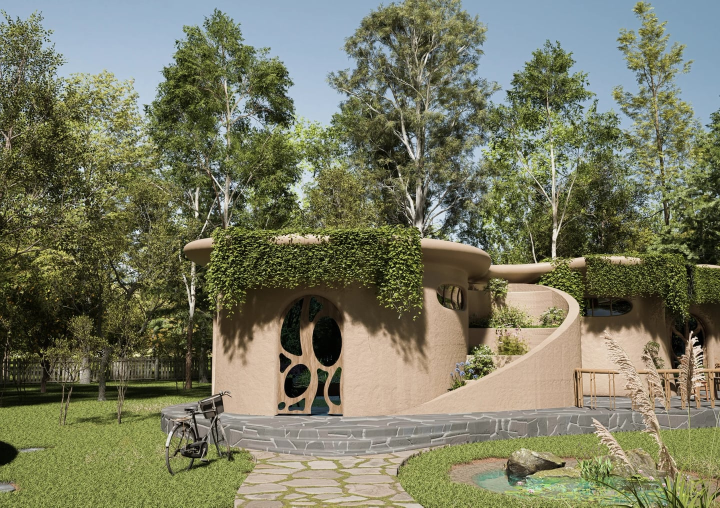
#> input picture marketing/agartha-ugc/01-hero-green-roof-house.jpg, 1440 x 1015 px, given in place of 14.webp, which was not available (shown at 1/2 size)
$ python build_gt_thumb_v42_posters.py
#> lines starting #> are read from the running program, lines starting #| are printed output that depends on the picture; pictures that were not available may be replaced by others from this repository, and a replacement may not be noted
#> in build_v42a, photo is the input picture: PIL image 1440x1015 RGB; mean R, G, B 119.4, 121.1, 96.6
"""
GT-THUMB-V42 POSTERS — A/B variant channel posters

Generates three 1080×1920 static posters (one per A/B variant) that
visually preview each variant's signature technique so the operator
can A/B them on profile thumbnails.

  v42a poster: TEXT-MASK photo-reveal carved out of "GREEN TEAM" + grain
  v42b poster: diagonal before/after split (forest top / villa bottom)
                 with warm light-leak wash
  v42c poster: massive strobe stat ("4.5 ACRES") + 2.35:1 cinema bars

Output:
  out/greenteam-thumb-v42a-poster.jpg
  out/greenteam-thumb-v42b-poster.jpg
  out/greenteam-thumb-v42c-poster.jpg
"""
from __future__ import annotations

import io
import math
from pathlib import Path

import cairosvg
import numpy as np
from PIL import Image, ImageDraw, ImageFont

ROOT = Path(__file__).resolve().parent
REPO = ROOT.parent.parent
OUT_DIR = REPO / "out"
HERO_FOREST = REPO / "public" / "gallery" / "agartha" / "14.webp"
HERO_VILLA = REPO / "public" / "gallery" / "agartha" / "4.webp"

W, H = 1080, 1920
CX = W // 2

INK    = "#0e1408"
PAPER  = "#faf9f6"
GT_SAGE = "#a3b18a"
GT_GOLD = "#c8a951"
GT_GOLD_DEEP = "#a88a39"

FONT_DISPLAY = "'Inter Display', 'Inter', 'Helvetica Neue', 'DejaVu Sans', sans-serif"
FONT_SERIF   = "'Caladea', 'Cormorant Garamond', 'Liberation Serif', serif"
FONT_MONO    = "'JetBrains Mono', 'IBM Plex Mono', 'DejaVu Sans Mono', monospace"

LEAF_DIM   = "M50 90C50 90 48 80 40 70C30 60 10 55 5 40C0 25 15 5 40 10C55 13 65 25 70 40C75 55 65 75 50 90Z"
LEAF_LIGHT = "M50 90C50 90 52 75 60 65C70 55 90 50 95 35C100 20 85 0 60 5C45 8 35 20 30 35C25 50 35 70 50 90Z"
LEAF_LINE  = "M50 90L50 45M50 90C50 90 44 72 34 62M50 90C50 90 56 72 66 62"


def _load_font(size: int) -> ImageFont.FreeTypeFont:
    for p in (
        "/usr/share/fonts/truetype/dejavu/DejaVuSans-Bold.ttf",
        "/usr/share/fonts/truetype/liberation/LiberationSans-Bold.ttf",
    ):
        try:
            return ImageFont.truetype(p, size)
        except OSError:
            continue
    return ImageFont.load_default()


def _crop_9x16(im: Image.Image, vshift: float = 0.0) -> Image.Image:
    """Center-crop to 9:16, with vshift in [-0.5..0.5] biasing the crop
    vertically (negative = up)."""
#> called with vshift = 0
    iw, ih = im.size
#> iw = 1440; ih = 1015
    target_ar = W / H
    if iw / ih > target_ar:
        new_w = int(ih * target_ar)
#> new_w = 570
        l = (iw - new_w) // 2
#> l = 435
        im = im.crop((l, 0, l + new_w, ih))
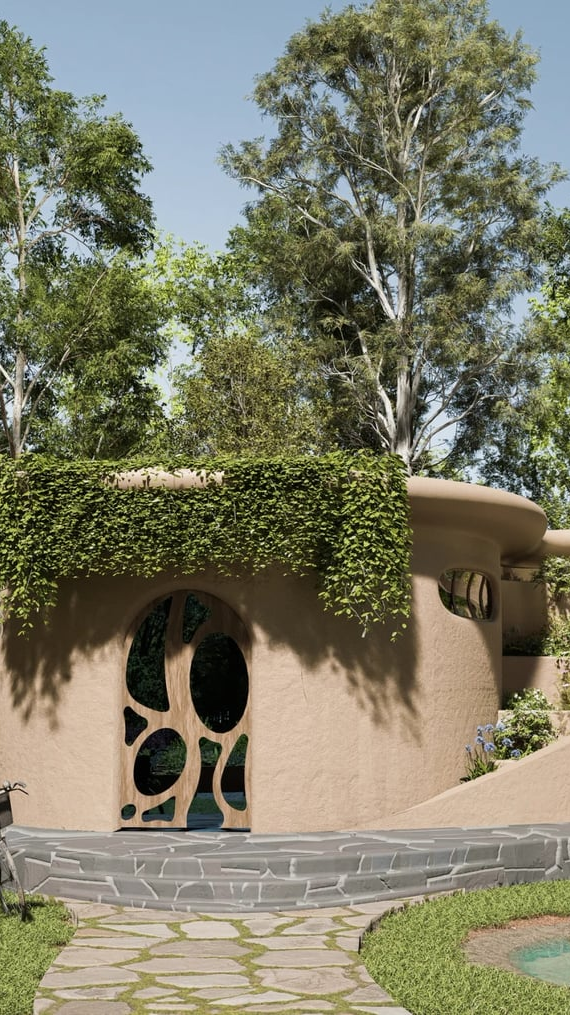
#> im: PIL image 570x1015 RGB; mean R, G, B 125.6, 124.4, 103.1
    else:
        new_h = int(iw / target_ar)
        t = int((ih - new_h) // 2 + vshift * ih)
        t = max(0, min(ih - new_h, t))
        im = im.crop((0, t, iw, t + new_h))
    return im.resize((W, H), Image.LANCZOS)


def _grain(strength: float = 0.07) -> Image.Image:
    rng = np.random.default_rng(11)
    small = rng.normal(128, 32, (H // 4, W // 4)).clip(0, 255).astype(np.uint8)
    im = Image.fromarray(small, 'L').resize((W, H), Image.NEAREST).convert("RGBA")
    arr = np.asarray(im).copy()
    arr[..., 3] = int(255 * strength)
    return Image.fromarray(arr, 'RGBA')


def _brand_block_svg(leaf_y: int = 1100, wm_y: int = 1325,
                     tagline_y: int = 1432, sig_y: int = 1645,
                     show_cta: bool = True) -> str:
    leaf_size = 230
    half = leaf_size / 2
    scale = leaf_size / 100
    cta = (
        f'<text x="{CX}" y="1795" font-family="{FONT_MONO}" font-size="16" '
        f'fill="{PAPER}" opacity="0.85" letter-spacing="6" '
        f'text-anchor="middle">DM FOR THE BRIEF</text>'
    ) if show_cta else ""
    return (
        f'<g transform="translate({CX - half},{leaf_y - half}) scale({scale:.4f})">'
        f'<path d="{LEAF_DIM}" fill="{PAPER}" opacity="0.35"/>'
        f'<path d="{LEAF_LIGHT}" fill="{PAPER}" opacity="1.0"/>'
        f'<path d="{LEAF_LINE}" fill="none" stroke="{PAPER}" '
        f'stroke-width="1.2" stroke-linecap="round" opacity="0.4"/>'
        f'</g>'
        f'<text x="{CX}" y="{wm_y}" font-family="{FONT_DISPLAY}" font-size="74" '
        f'fill="{PAPER}" font-weight="800" letter-spacing="6" '
        f'text-anchor="middle">THE GREEN TEAM</text>'
        f'<line x1="{CX-130}" y1="{wm_y+35}" x2="{CX+130}" y2="{wm_y+35}" '
        f'stroke="{GT_GOLD}" stroke-width="2"/>'
        f'<text x="{CX}" y="{tagline_y}" font-family="{FONT_MONO}" font-size="22" '
        f'fill="{PAPER}" letter-spacing="3" font-weight="600" '
        f'text-anchor="middle">WE CURATE FOREST-ADJACENT SANCTUARIES</text>'
        f'<line x1="{CX-200}" y1="{sig_y-45}" x2="{CX+200}" y2="{sig_y-45}" '
        f'stroke="{GT_SAGE}" stroke-width="1" opacity="0.45"/>'
        f'<text x="{CX}" y="{sig_y}" font-family="{FONT_MONO}" font-size="18" '
        f'fill="{PAPER}" opacity="0.85" letter-spacing="4" '
        f'text-anchor="middle">EDITORIAL REAL ESTATE — HYDERABAD</text>'
        f'<text x="{CX}" y="{sig_y+40}" font-family="{FONT_MONO}" font-size="24" '
        f'fill="{GT_GOLD}" font-weight="700" letter-spacing="3" '
        f'text-anchor="middle">thegreenteam.in</text>'
        + cta
    )


# ─── V42A POSTER — Text Mask + Grain ────────────────────────────────────
def build_v42a():
    # Forest photo cropped, used as the photo INSIDE the GREEN TEAM letters
    photo = Image.open(HERO_FOREST).convert("RGB")
    photo = _crop_9x16(photo)

    # Build the text mask (white where letters are)
    mask = Image.new("L", (W, H), 0)
#> mask: PIL image 1080x1920 L; every value is 0
    draw = ImageDraw.Draw(mask)
    font = _load_font(220)
    # Two lines: GREEN / TEAM
    for line, y in (("GREEN", 700), ("TEAM", 950)):
        bbox = draw.textbbox((0, 0), line, font=font)
        tw = bbox[2] - bbox[0]
        x = (W - tw) // 2 - bbox[0]
        draw.text((x, y), line, fill=255, font=font)
#> this loop made 2 passes
#> (bbox, tw, x) on passes 1 to 2: ((0, 42, 835, 208), 835, 122), ((0, 45, 690, 205), 690, 195)

    # Composite: photo INSIDE the letters, ink elsewhere
    ink_layer = Image.new("RGB", (W, H), (14, 20, 8))
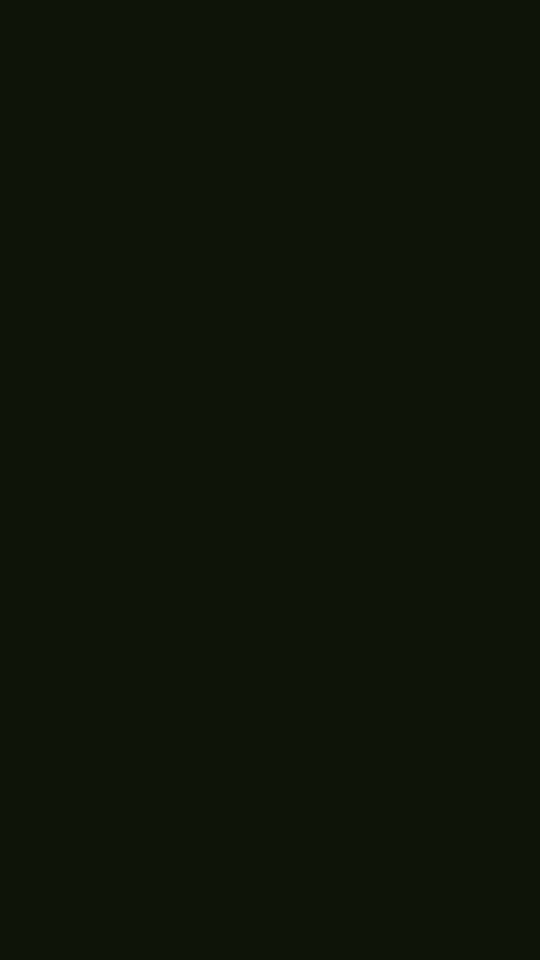
#> ink_layer: PIL image 1080x1920 RGB (shown at 1/2 size); mean R, G, B 14, 20, 8
    base = Image.composite(photo, ink_layer, mask)

    # Eyebrow chip top-left + hook above + tagline below + grain overlay
    svg = (
        '<?xml version="1.0" encoding="UTF-8"?>'
        f'<svg xmlns="http://www.w3.org/2000/svg" width="{W}" height="{H}" '
        f'viewBox="0 0 {W} {H}">'
        '<defs>'
        f'<linearGradient id="goldHL" x1="0" y1="0" x2="1" y2="0">'
        f'<stop offset="0" stop-color="{GT_GOLD}"/>'
        f'<stop offset="0.55" stop-color="#e6ce85"/>'
        f'<stop offset="1" stop-color="{GT_GOLD_DEEP}"/>'
        f'</linearGradient></defs>'
        # Eyebrow
        f'<g transform="translate(80,360)">'
        f'<rect x="0" y="-22" width="6" height="44" fill="{GT_GOLD}"/>'
        f'<text x="22" y="-4" font-family="{FONT_MONO}" font-size="18" '
        f'fill="{PAPER}" font-weight="700" letter-spacing="3">V42A · TEXT-MASK</text>'
        f'<text x="22" y="20" font-family="{FONT_MONO}" font-size="14" '
        f'fill="{GT_GOLD}" font-weight="600" letter-spacing="3">EDITORIAL · 01</text>'
        f'</g>'
        # Hook above the text mask
        f'<text x="{CX}" y="490" font-family="{FONT_DISPLAY}" font-size="64" '
        f'fill="{PAPER}" font-weight="900" letter-spacing="-2" '
        f'text-anchor="middle">FORESTS DON\'T STAY BY ACCIDENT.</text>'
        # Tagline below text mask
        f'<text x="{CX}" y="1310" font-family="{FONT_SERIF}" font-size="62" '
        f'font-style="italic" fill="url(#goldHL)" font-weight="500" '
        f'text-anchor="middle">curated, not by chance.</text>'
        # Brand block
        + _brand_block_svg(leaf_y=1500, wm_y=1670, tagline_y=1745,
                           sig_y=1845, show_cta=False)
        + '</svg>'
    )
#> (the call stopped at in build_v42a, `overlay = Image.open(io.BytesIO(cairosvg.svg2png( bytestring=svg.encod..`: cairosvg is not available in this run)
    overlay = Image.open(io.BytesIO(cairosvg.svg2png(
        bytestring=svg.encode("utf-8"), output_width=W, output_height=H
    ))).convert("RGBA")
    out = base.convert("RGBA")
    out.alpha_composite(overlay)
    # Grain
    out.alpha_composite(_grain(strength=0.10))
    out = out.convert("RGB")
    target = OUT_DIR / "greenteam-thumb-v42a-poster.jpg"
    out.save(target, "JPEG", quality=92, optimize=True, progressive=True)
    print(f"[v42a] {target.name}  {target.stat().st_size // 1024} KB")


# ─── V42B POSTER — Before/After Split + Light Leak ──────────────────────
def build_v42b():
    forest = _crop_9x16(Image.open(HERO_FOREST).convert("RGB"))
    villa = _crop_9x16(Image.open(HERO_VILLA).convert("RGB"))
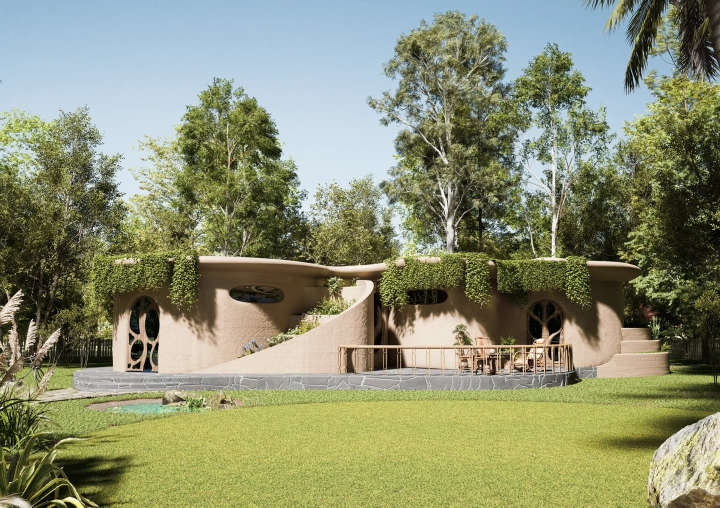
#> input picture marketing/agartha-ugc/02-wide-establishing.jpg, 1440 x 1015 px, given in place of 4.webp, which was not available (shown at 1/2 size)

    # Diagonal split: top-half + left = forest, bottom-half + right = villa
    angle = math.radians(15)
    tan_a = math.tan(angle)
    offset = H * 0.5 - W * tan_a * 0.5  # line passes through middle
    yy, xx = np.meshgrid(np.arange(H, dtype=np.float32),
                         np.arange(W, dtype=np.float32),
                         indexing='ij')
    d = yy - (xx * tan_a + offset)
    mask = np.clip(0.5 + d / 50, 0, 1)  # tight feather
    mask_img = Image.fromarray((mask * 255).astype(np.uint8), 'L')
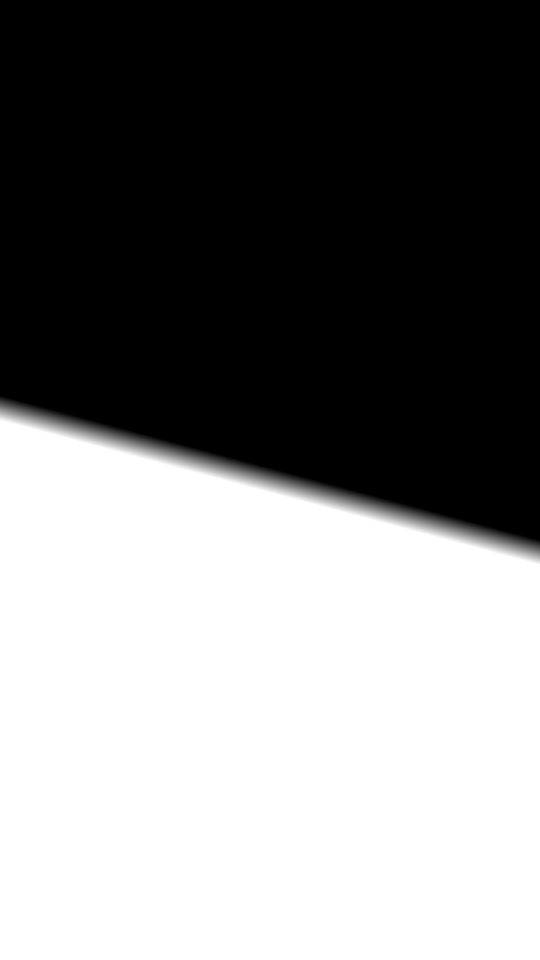
#> mask_img: PIL image 1080x1920 L (shown at 1/2 size); min 0, max 255, mean 127.4
    base = Image.composite(villa, forest, mask_img)

    # Warm light-leak wash from top-right corner
    arr = np.zeros((H, W, 4), dtype=np.uint8)
    cx_leak, cy_leak = int(W * 0.85), int(H * 0.15)
    for y in range(H):
        for x in range(0, W, 4):  # stride for speed
            dx = x - cx_leak; dy = y - cy_leak
            r = math.sqrt(dx * dx + dy * dy)
            intensity = max(0.0, 1 - r / 700) ** 1.4
            v = int(intensity * 220)
            arr[y, x:x+4, 0] = 255
            arr[y, x:x+4, 1] = 220
            arr[y, x:x+4, 2] = 150
            arr[y, x:x+4, 3] = v
    leak = Image.fromarray(arr, 'RGBA')
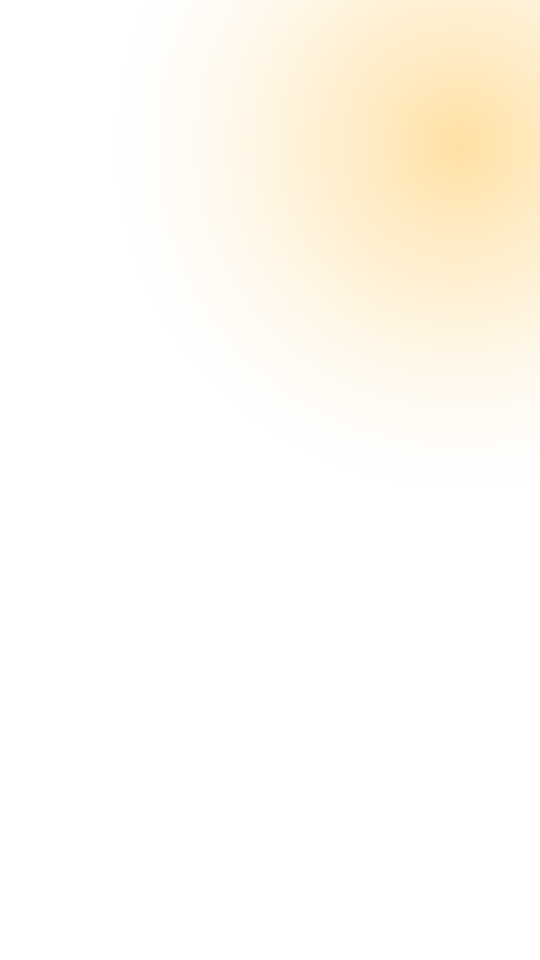
#> leak: PIL image 1080x1920 RGBA (shown at 1/2 size); mean R, G, B, A 255, 220, 150, 25; transparent parts drawn white
    b2 = base.convert("RGBA")
    b2.alpha_composite(leak)
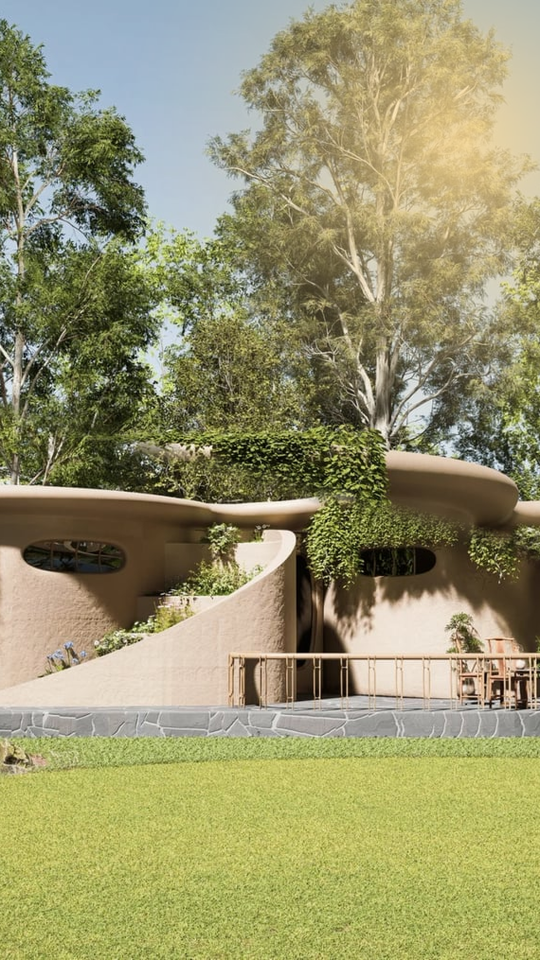
#> b2: PIL image 1080x1920 RGBA (shown at 1/2 size); mean R, G, B, A 151.4, 148.6, 108.5, 255
    base = b2.convert("RGB")

    # Overlay text + brand block
    svg = (
        '<?xml version="1.0" encoding="UTF-8"?>'
        f'<svg xmlns="http://www.w3.org/2000/svg" width="{W}" height="{H}" '
        f'viewBox="0 0 {W} {H}">'
        '<defs>'
        f'<linearGradient id="goldHL" x1="0" y1="0" x2="1" y2="0">'
        f'<stop offset="0" stop-color="{GT_GOLD}"/>'
        f'<stop offset="0.55" stop-color="#e6ce85"/>'
        f'<stop offset="1" stop-color="{GT_GOLD_DEEP}"/>'
        f'</linearGradient>'
        f'<radialGradient id="vig" cx="0.5" cy="0.5" r="0.85">'
        f'<stop offset="0.55" stop-color="{INK}" stop-opacity="0"/>'
        f'<stop offset="1" stop-color="{INK}" stop-opacity="0.55"/>'
        f'</radialGradient></defs>'
        f'<rect width="{W}" height="{H}" fill="url(#vig)"/>'
        # Soft dark band behind the labels
        f'<rect x="0" y="320" width="{W}" height="140" fill="{INK}" opacity="0.55"/>'
        # "BEFORE" / "AFTER" labels
        f'<text x="60" y="400" font-family="{FONT_MONO}" font-size="22" '
        f'fill="{PAPER}" font-weight="700" letter-spacing="4">BEFORE — FOREST</text>'
        f'<text x="{W-60}" y="430" font-family="{FONT_MONO}" font-size="22" '
        f'fill="{GT_GOLD}" font-weight="700" letter-spacing="4" '
        f'text-anchor="end">AFTER — SANCTUARY</text>'
        # Eyebrow chip
        f'<g transform="translate(80,540)">'
        f'<rect x="0" y="-22" width="6" height="44" fill="{GT_GOLD}"/>'
        f'<text x="22" y="-4" font-family="{FONT_MONO}" font-size="18" '
        f'fill="{PAPER}" font-weight="700" letter-spacing="3">V42B · WIPE + LEAK</text>'
        f'<text x="22" y="20" font-family="{FONT_MONO}" font-size="14" '
        f'fill="{GT_GOLD}" font-weight="600" letter-spacing="3">EDITORIAL · 02</text>'
        f'</g>'
        # Hook
        f'<rect x="0" y="1280" width="{W}" height="180" fill="{INK}" opacity="0.78"/>'
        f'<text x="{CX}" y="1360" font-family="{FONT_DISPLAY}" font-size="72" '
        f'fill="{PAPER}" font-weight="900" letter-spacing="-2.5" '
        f'text-anchor="middle">THE FOREST STAYS.</text>'
        f'<text x="{CX}" y="1430" font-family="{FONT_SERIF}" font-size="58" '
        f'font-style="italic" fill="url(#goldHL)" font-weight="500" '
        f'text-anchor="middle">The sanctuary appears.</text>'
        + _brand_block_svg(leaf_y=1560, wm_y=1715, tagline_y=1780,
                           sig_y=1870, show_cta=False)
        + '</svg>'
    )
#> (the call stopped at in build_v42b, `overlay = Image.open(io.BytesIO(cairosvg.svg2png( bytestring=svg.encod..`: cairosvg is not available in this run)
    overlay = Image.open(io.BytesIO(cairosvg.svg2png(
        bytestring=svg.encode("utf-8"), output_width=W, output_height=H
    ))).convert("RGBA")
    out = base.convert("RGBA")
    out.alpha_composite(overlay)
    out = out.convert("RGB")
    target = OUT_DIR / "greenteam-thumb-v42b-poster.jpg"
    out.save(target, "JPEG", quality=92, optimize=True, progressive=True)
    print(f"[v42b] {target.name}  {target.stat().st_size // 1024} KB")


# ─── V42C POSTER — Strobe Stat + Cinema Bars ────────────────────────────
def build_v42c():
    villa = _crop_9x16(Image.open(HERO_VILLA).convert("RGB"))
    # Heavy darken for the stat card
    arr = np.full((H, W, 4), 0, dtype=np.uint8)
    arr[..., 3] = int(255 * 0.55)
    dark = Image.fromarray(arr, 'RGBA')
    base = villa.convert("RGBA")
#> base: PIL image 1080x1920 RGBA
    base.alpha_composite(dark)
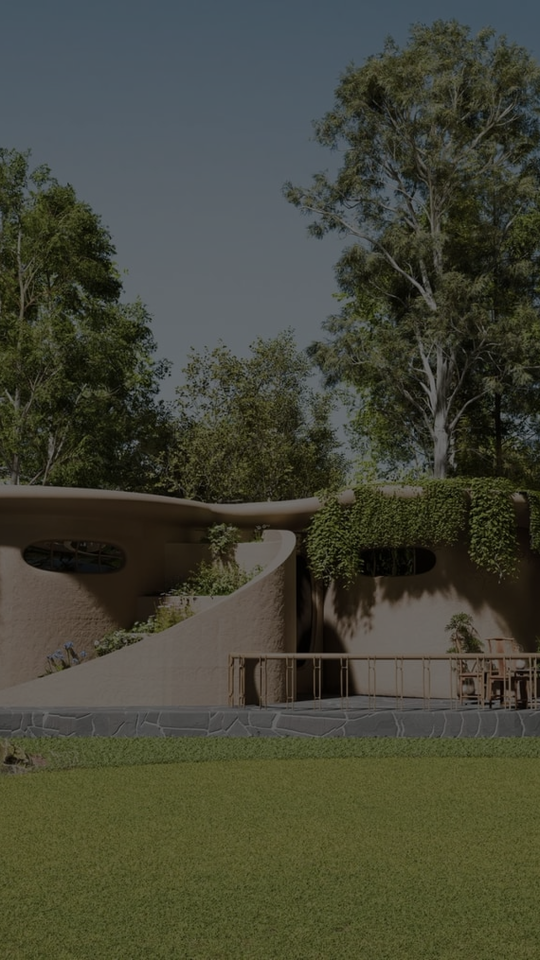
#> base: PIL image 1080x1920 RGBA (shown at 1/2 size); mean R, G, B, A 68.4, 70, 55.7, 255
    base = base.convert("RGB")
#> base: PIL image 1080x1920 RGB

    svg = (
        '<?xml version="1.0" encoding="UTF-8"?>'
        f'<svg xmlns="http://www.w3.org/2000/svg" width="{W}" height="{H}" '
        f'viewBox="0 0 {W} {H}">'
        '<defs>'
        f'<linearGradient id="goldHL" x1="0" y1="0" x2="1" y2="0">'
        f'<stop offset="0" stop-color="{GT_GOLD}"/>'
        f'<stop offset="0.55" stop-color="#e6ce85"/>'
        f'<stop offset="1" stop-color="{GT_GOLD_DEEP}"/>'
        f'</linearGradient></defs>'
        # Top cinema bar
        f'<rect x="0" y="0" width="{W}" height="120" fill="#000"/>'
        # Bottom cinema bar
        f'<rect x="0" y="{H-120}" width="{W}" height="120" fill="#000"/>'
        # Eyebrow chip
        f'<g transform="translate(80,250)">'
        f'<rect x="0" y="-22" width="6" height="44" fill="{GT_GOLD}"/>'
        f'<text x="22" y="-4" font-family="{FONT_MONO}" font-size="18" '
        f'fill="{PAPER}" font-weight="700" letter-spacing="3">V42C · STROBE + CINEMA</text>'
        f'<text x="22" y="20" font-family="{FONT_MONO}" font-size="14" '
        f'fill="{GT_GOLD}" font-weight="600" letter-spacing="3">EDITORIAL · 03</text>'
        f'</g>'
        # Progress dots
        f'<g transform="translate({W-200},250)">'
        f'<text x="0" y="-4" font-family="{FONT_MONO}" font-size="16" '
        f'fill="{GT_GOLD}" font-weight="700" letter-spacing="3">01 / 03</text>'
        f'<circle cx="0" cy="18" r="5" fill="{GT_GOLD}"/>'
        f'<circle cx="22" cy="18" r="5" fill="#3a4a2c"/>'
        f'<circle cx="44" cy="18" r="5" fill="#3a4a2c"/>'
        f'</g>'
        # Huge stat
        f'<rect x="100" y="620" width="4" height="380" fill="{GT_GOLD}"/>'
        f'<text x="130" y="670" font-family="{FONT_MONO}" font-size="22" '
        f'fill="{GT_GOLD}" font-weight="700" letter-spacing="4">FOREST EDGE — TUKKUGUDA</text>'
        f'<text x="130" y="850" font-family="{FONT_DISPLAY}" font-size="180" '
        f'fill="{PAPER}" font-weight="800" letter-spacing="-6">4.5 ACRES</text>'
        f'<text x="130" y="930" font-family="{FONT_MONO}" font-size="22" '
        f'fill="{PAPER}" opacity="0.9" letter-spacing="3">BIOPHILIC · GATED · FOREST-VIEW</text>'
        # Brand block, moved up to leave room for bottom cinema bar
        + _brand_block_svg(leaf_y=1190, wm_y=1380, tagline_y=1455,
                           sig_y=1620, show_cta=False)
        + f'<text x="{CX}" y="1780" font-family="{FONT_MONO}" font-size="16" '
        f'fill="{PAPER}" opacity="0.85" letter-spacing="6" '
        f'text-anchor="middle">DM FOR THE BRIEF</text>'
        + '</svg>'
    )
    overlay = Image.open(io.BytesIO(cairosvg.svg2png(
        bytestring=svg.encode("utf-8"), output_width=W, output_height=H
    ))).convert("RGBA")
    out = base.convert("RGBA")
    out.alpha_composite(overlay)
    out = out.convert("RGB")
    target = OUT_DIR / "greenteam-thumb-v42c-poster.jpg"
    out.save(target, "JPEG", quality=92, optimize=True, progressive=True)
    print(f"[v42c] {target.name}  {target.stat().st_size // 1024} KB")


def main():
    OUT_DIR.mkdir(parents=True, exist_ok=True)
    build_v42a()
    build_v42b()
    build_v42c()
#> (the call stopped at in build_v42c, `overlay = Image.open(io.BytesIO(cairosvg.svg2png( bytestring=svg.encod..`: cairosvg is not available in this run)


if __name__ == "__main__":
    main()
